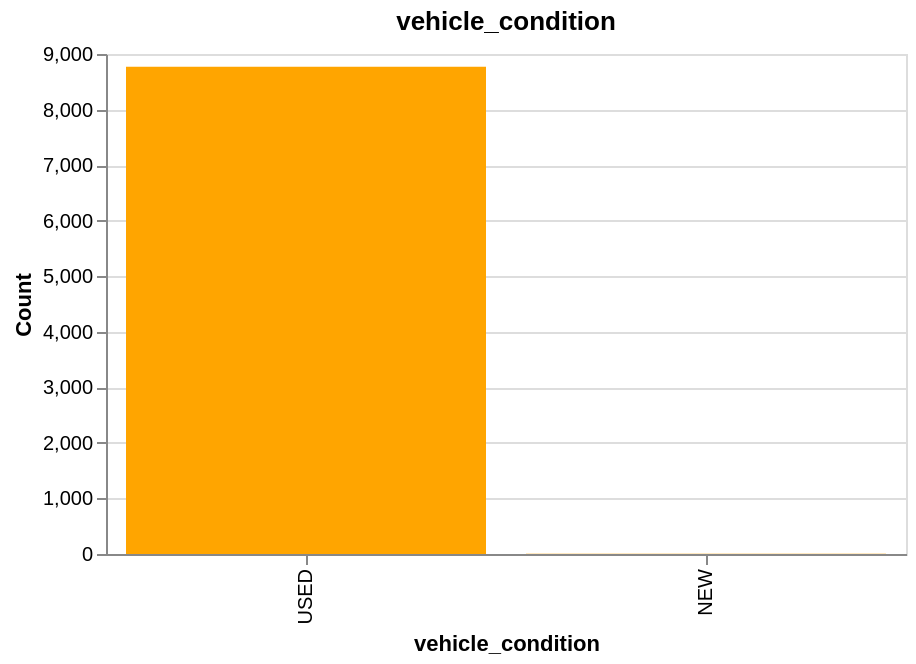
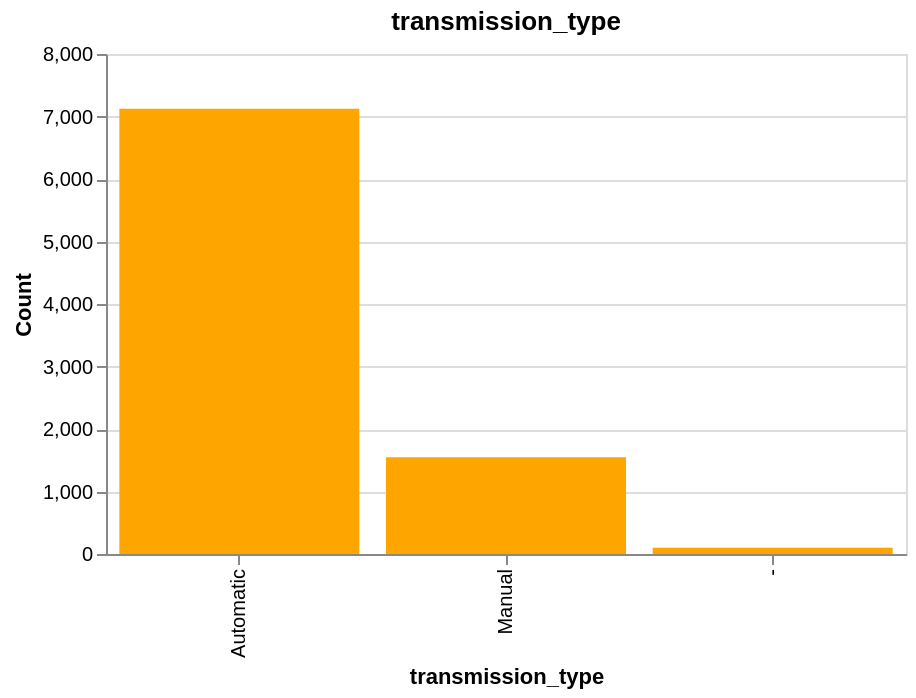
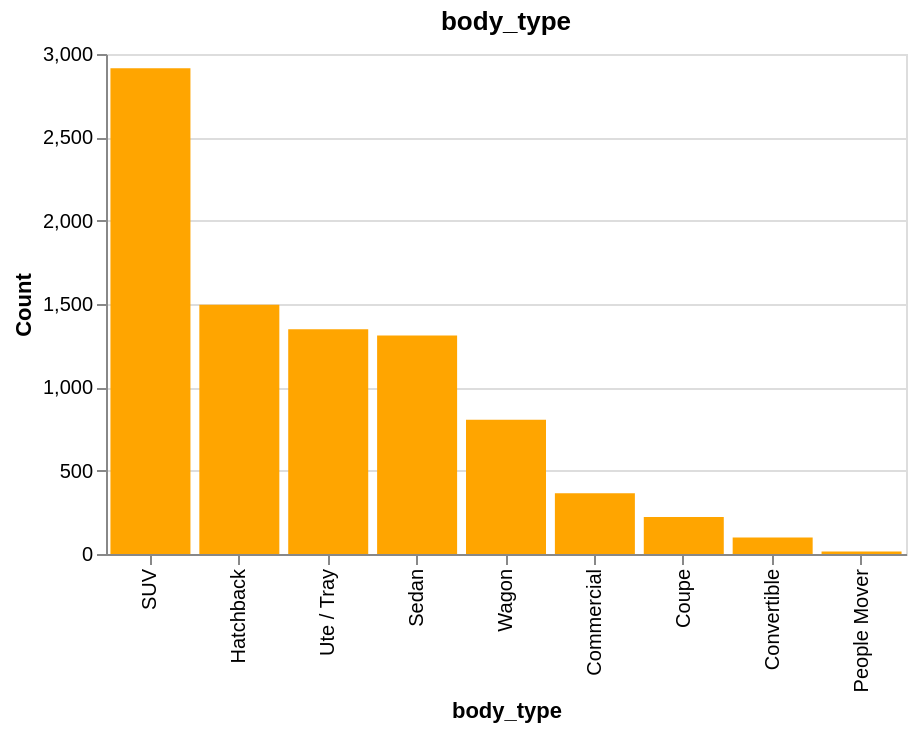
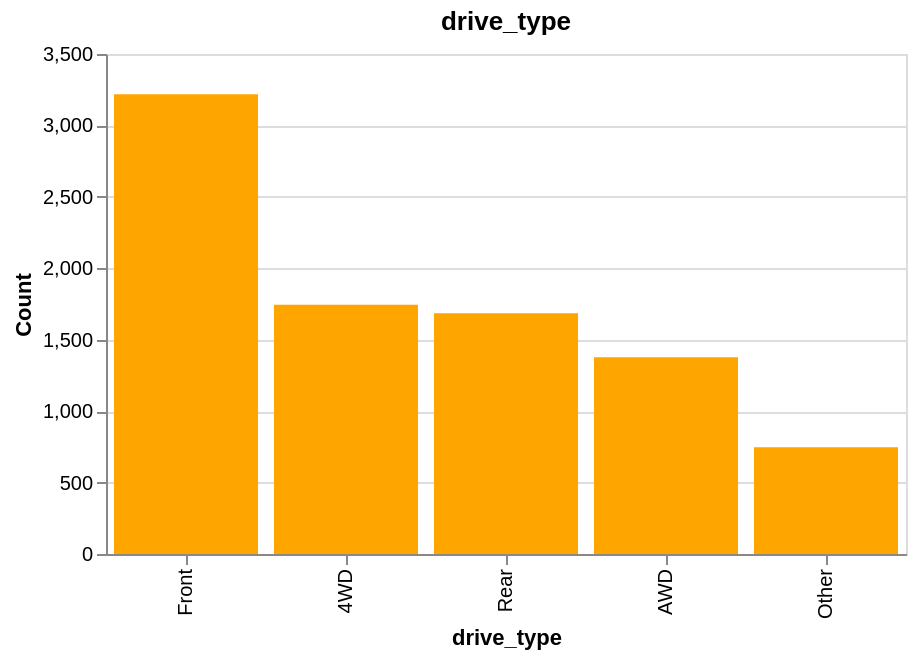

Notebook cell for these charts, in order:
### Code cell
#visualising the categorical columns to check on its types and counts
cat_cols = ["vehicle_condition", "transmission_type", "body_type",
            "drive_type", "fuel_type"]

for col in cat_cols:
    counts = training_df[col].value_counts().reset_index()
    counts.columns = [col, "count"]

    chart = alt.Chart(counts).mark_bar(color="orange").encode(
        alt.X(f"{col}:N", sort="-y", title=col),
        alt.Y("count:Q", title="Count"),
        tooltip=[col, "count"]
    ).properties(title=col, width=400, height=250)

    display(chart)

### Figure 1 — Vega specification as saved in the notebook (floating-point values rounded to 4 significant figures)
{"$schema": "https://vega.github.io/schema/vega/v5.json", "data": [{"name": "source_0"}, {"name": "data_0", "values": [{"count": 8769, "count_end": 8769.0, "count_start": 0.0, "vehicle_condition": "USED"}, {"count": 5, "count_end": 5.0, "count_start": 0.0, "vehicle_condition": "NEW"}]}, {"name": "source_0_x_domain_vehicle_condition", "values": [{"sort_field": 8769, "vehicle_condition": "USED"}, {"sort_field": 5, "vehicle_condition": "NEW"}]}], "marks": [{"type": "rect", "name": "marks", "from": {"data": "data_0"}, "encode": {"update": {"fill": {"value": "orange"}, "y": {"field": "count_end", "scale": "y"}, "x": {"field": "vehicle_condition", "scale": "x"}, "width": {"signal": "max(0.25, bandwidth('x'))"}, "tooltip": {"signal": "{\"vehicle_condition\": isValid(datum[\"vehicle_condition\"]) ? datum[\"vehicle_condition\"] : \"\"+datum[\"vehicle_condition\"], \"count\": format(datum[\"count\"], \"\")}"}, "y2": {"field": "count_start", "scale": "y"}}}, "style": ["bar"]}], "scales": [{"name": "x", "type": "band", "domain": {"data": "source_0_x_domain_vehicle_condition", "field": "vehicle_condition", "sort": {"op": "max", "field": "sort_field", "order": "descending"}}, "range": [0, {"signal": "width"}], "paddingOuter": 0.05, "paddingInner": 0.1}, {"name": "y", "type": "linear", "domain": {"data": "data_0", "fields": ["count_start", "count_end"]}, "range": [{"signal": "height"}, 0], "nice": true, "zero": true}], "axes": [{"scale": "y", "minExtent": 0, "aria": false, "orient": "left", "tickCount": {"signal": "ceil(height/40)"}, "labels": false, "zindex": 0, "gridScale": "x", "ticks": false, "maxExtent": 0, "grid": true, "domain": false}, {"scale": "x", "labelBaseline": "middle", "title": "vehicle_condition", "labelAngle": 270, "zindex": 0, "grid": false, "orient": "bottom", "labelAlign": "right"}, {"scale": "y", "title": "Count", "labelOverlap": true, "grid": false, "zindex": 0, "orient": "left", "tickCount": {"signal": "ceil(height/40)"}}], "title": {"text": "vehicle_condition", "frame": "group"}, "background": "white", "padding": 5, "width": 400, "height": 250, "style": "cell"}

### Figure 2 — Vega specification as saved in the notebook (floating-point values rounded to 4 significant figures)
{"$schema": "https://vega.github.io/schema/vega/v5.json", "data": [{"name": "source_0"}, {"name": "data_0", "values": [{"count": 7125, "count_end": 7125.0, "count_start": 0.0, "transmission_type": "Automatic"}, {"count": 1548, "count_end": 1548.0, "count_start": 0.0, "transmission_type": "Manual"}, {"count": 101, "count_end": 101.0, "count_start": 0.0, "transmission_type": "-"}]}, {"name": "source_0_x_domain_transmission_type", "values": [{"sort_field": 7125, "transmission_type": "Automatic"}, {"sort_field": 1548, "transmission_type": "Manual"}, {"sort_field": 101, "transmission_type": "-"}]}], "marks": [{"type": "rect", "name": "marks", "from": {"data": "data_0"}, "encode": {"update": {"x": {"field": "transmission_type", "scale": "x"}, "width": {"signal": "max(0.25, bandwidth('x'))"}, "tooltip": {"signal": "{\"transmission_type\": isValid(datum[\"transmission_type\"]) ? datum[\"transmission_type\"] : \"\"+datum[\"transmission_type\"], \"count\": format(datum[\"count\"], \"\")}"}, "y": {"field": "count_end", "scale": "y"}, "fill": {"value": "orange"}, "y2": {"field": "count_start", "scale": "y"}}}, "style": ["bar"]}], "scales": [{"name": "x", "type": "band", "domain": {"data": "source_0_x_domain_transmission_type", "field": "transmission_type", "sort": {"op": "max", "field": "sort_field", "order": "descending"}}, "range": [0, {"signal": "width"}], "paddingOuter": 0.05, "paddingInner": 0.1}, {"name": "y", "type": "linear", "domain": {"data": "data_0", "fields": ["count_start", "count_end"]}, "range": [{"signal": "height"}, 0], "zero": true, "nice": true}], "axes": [{"scale": "y", "orient": "left", "zindex": 0, "gridScale": "x", "labels": false, "maxExtent": 0, "grid": true, "tickCount": {"signal": "ceil(height/40)"}, "aria": false, "minExtent": 0, "domain": false, "ticks": false}, {"scale": "x", "zindex": 0, "labelBaseline": "middle", "grid": false, "labelAlign": "right", "title": "transmission_type", "labelAngle": 270, "orient": "bottom"}, {"scale": "y", "title": "Count", "orient": "left", "grid": false, "labelOverlap": true, "zindex": 0, "tickCount": {"signal": "ceil(height/40)"}}], "title": {"text": "transmission_type", "frame": "group"}, "background": "white", "height": 250, "padding": 5, "style": "cell", "width": 400}

### Figure 3 — Vega specification as saved in the notebook (floating-point values rounded to 4 significant figures)
{"$schema": "https://vega.github.io/schema/vega/v5.json", "data": [{"name": "source_0"}, {"name": "data_0", "values": [{"body_type": "SUV", "count": 2915, "count_end": 2915.0, "count_start": 0.0}, {"body_type": "Hatchback", "count": 1495, "count_end": 1495.0, "count_start": 0.0}, {"body_type": "Ute / Tray", "count": 1349, "count_end": 1349.0, "count_start": 0.0}, {"body_type": "Sedan", "count": 1311, "count_end": 1311.0, "count_start": 0.0}, {"body_type": "Wagon", "count": 806, "count_end": 806.0, "count_start": 0.0}, {"body_type": "Commercial", "count": 365, "count_end": 365.0, "count_start": 0.0}, {"body_type": "Coupe", "count": 222, "count_end": 222.0, "count_start": 0.0}, {"body_type": "Convertible", "count": 99, "count_end": 99.0, "count_start": 0.0}, {"body_type": "People Mover", "count": 15, "count_end": 15.0, "count_start": 0.0}]}, {"name": "source_0_x_domain_body_type", "values": [{"body_type": "SUV", "sort_field": 2915}, {"body_type": "Hatchback", "sort_field": 1495}, {"body_type": "Ute / Tray", "sort_field": 1349}, {"body_type": "Sedan", "sort_field": 1311}, {"body_type": "Wagon", "sort_field": 806}, {"body_type": "Commercial", "sort_field": 365}, {"body_type": "Coupe", "sort_field": 222}, {"body_type": "Convertible", "sort_field": 99}, {"body_type": "People Mover", "sort_field": 15}]}], "marks": [{"type": "rect", "name": "marks", "from": {"data": "data_0"}, "encode": {"update": {"x": {"field": "body_type", "scale": "x"}, "y2": {"field": "count_start", "scale": "y"}, "y": {"field": "count_end", "scale": "y"}, "width": {"signal": "max(0.25, bandwidth('x'))"}, "fill": {"value": "orange"}, "tooltip": {"signal": "{\"body_type\": isValid(datum[\"body_type\"]) ? datum[\"body_type\"] : \"\"+datum[\"body_type\"], \"count\": format(datum[\"count\"], \"\")}"}}}, "style": ["bar"]}], "scales": [{"name": "x", "type": "band", "domain": {"data": "source_0_x_domain_body_type", "field": "body_type", "sort": {"op": "max", "field": "sort_field", "order": "descending"}}, "range": [0, {"signal": "width"}], "paddingInner": 0.1, "paddingOuter": 0.05}, {"name": "y", "type": "linear", "domain": {"data": "data_0", "fields": ["count_start", "count_end"]}, "range": [{"signal": "height"}, 0], "zero": true, "nice": true}], "axes": [{"scale": "y", "domain": false, "ticks": false, "gridScale": "x", "tickCount": {"signal": "ceil(height/40)"}, "labels": false, "orient": "left", "zindex": 0, "minExtent": 0, "maxExtent": 0, "aria": false, "grid": true}, {"scale": "x", "zindex": 0, "grid": false, "labelAlign": "right", "orient": "bottom", "labelAngle": 270, "title": "body_type", "labelBaseline": "middle"}, {"scale": "y", "grid": false, "title": "Count", "tickCount": {"signal": "ceil(height/40)"}, "labelOverlap": true, "zindex": 0, "orient": "left"}], "title": {"text": "body_type", "frame": "group"}, "height": 250, "background": "white", "style": "cell", "width": 400, "padding": 5}

### Figure 4 — Vega specification as saved in the notebook (floating-point values rounded to 4 significant figures)
{"$schema": "https://vega.github.io/schema/vega/v5.json", "data": [{"name": "source_0"}, {"name": "data_0", "values": [{"count": 3219, "count_end": 3219.0, "count_start": 0.0, "drive_type": "Front"}, {"count": 1745, "count_end": 1745.0, "count_start": 0.0, "drive_type": "4WD"}, {"count": 1686, "count_end": 1686.0, "count_start": 0.0, "drive_type": "Rear"}, {"count": 1377, "count_end": 1377.0, "count_start": 0.0, "drive_type": "AWD"}, {"count": 747, "count_end": 747.0, "count_start": 0.0, "drive_type": "Other"}]}, {"name": "source_0_x_domain_drive_type", "values": [{"drive_type": "Front", "sort_field": 3219}, {"drive_type": "4WD", "sort_field": 1745}, {"drive_type": "Rear", "sort_field": 1686}, {"drive_type": "AWD", "sort_field": 1377}, {"drive_type": "Other", "sort_field": 747}]}], "marks": [{"type": "rect", "name": "marks", "from": {"data": "data_0"}, "encode": {"update": {"y2": {"field": "count_start", "scale": "y"}, "y": {"field": "count_end", "scale": "y"}, "fill": {"value": "orange"}, "width": {"signal": "max(0.25, bandwidth('x'))"}, "x": {"field": "drive_type", "scale": "x"}, "tooltip": {"signal": "{\"drive_type\": isValid(datum[\"drive_type\"]) ? datum[\"drive_type\"] : \"\"+datum[\"drive_type\"], \"count\": format(datum[\"count\"], \"\")}"}}}, "style": ["bar"]}], "scales": [{"name": "x", "type": "band", "domain": {"data": "source_0_x_domain_drive_type", "field": "drive_type", "sort": {"op": "max", "field": "sort_field", "order": "descending"}}, "range": [0, {"signal": "width"}], "paddingInner": 0.1, "paddingOuter": 0.05}, {"name": "y", "type": "linear", "domain": {"data": "data_0", "fields": ["count_start", "count_end"]}, "range": [{"signal": "height"}, 0], "zero": true, "nice": true}], "axes": [{"scale": "y", "gridScale": "x", "maxExtent": 0, "domain": false, "labels": false, "tickCount": {"signal": "ceil(height/40)"}, "orient": "left", "grid": true, "minExtent": 0, "ticks": false, "zindex": 0, "aria": false}, {"scale": "x", "orient": "bottom", "labelBaseline": "middle", "labelAngle": 270, "labelAlign": "right", "zindex": 0, "title": "drive_type", "grid": false}, {"scale": "y", "zindex": 0, "grid": false, "orient": "left", "labelOverlap": true, "tickCount": {"signal": "ceil(height/40)"}, "title": "Count"}], "title": {"text": "drive_type", "frame": "group"}, "padding": 5, "width": 400, "height": 250, "background": "white", "style": "cell"}
